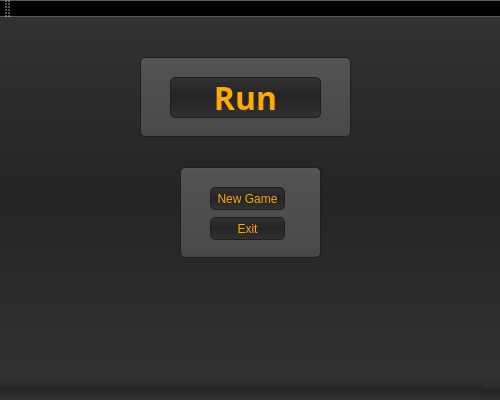
<?xml version="1.0" encoding="UTF-8"?>
<ui version="4.0">
 <class>MainWindow</class>
 <widget class="QMainWindow" name="MainWindow">
  <property name="geometry">
   <rect>
    <x>0</x>
    <y>0</y>
    <width>500</width>
    <height>400</height>
   </rect>
  </property>
  <property name="windowTitle">
   <string>MainWindow</string>
  </property>
  <property name="styleSheet">
   <string notr="true">background-color: QLinearGradient(x1:0, y1:0, x2:0, y2:1, stop:0 #323232, stop: 0.5 #242424, stop:1 #323232);</string>
  </property>
  <widget class="QWidget" name="centralWidget">
   <widget class="QGroupBox" name="mainmenuGroupBox">
    <property name="geometry">
     <rect>
      <x>180</x>
      <y>150</y>
      <width>141</width>
      <height>91</height>
     </rect>
    </property>
    <property name="styleSheet">
     <string notr="true">selection-background-color: #ffaa00;
    background-color: QLinearGradient( x1: 0, y1: 0, x2: 0, y2: 1, stop: 0 #565656, stop: 0.1 #525252, stop: 0.5 #4e4e4e, stop: 0.9 #4a4a4a, stop: 1 #464646);
    border-style: solid;
    border: 1px solid #1e1e1e;
    border-radius: 5;</string>
    </property>
    <property name="title">
     <string/>
    </property>
    <widget class="QPushButton" name="newButton">
     <property name="geometry">
      <rect>
       <x>30</x>
       <y>20</y>
       <width>75</width>
       <height>23</height>
      </rect>
     </property>
     <property name="styleSheet">
      <string notr="true">text-align: center;
spacing: 1px; /* spacing between items in the tool bar */
background-color: QLinearGradient(x1:0, y1:0, x2:0, y2:1, stop:0 #323232, stop: 0.5 #242424, stop:1 #323232);
color: rgb(255, 170, 0)</string>
     </property>
     <property name="text">
      <string>New Game</string>
     </property>
    </widget>
    <widget class="QPushButton" name="exitButton">
     <property name="geometry">
      <rect>
       <x>30</x>
       <y>50</y>
       <width>75</width>
       <height>23</height>
      </rect>
     </property>
     <property name="styleSheet">
      <string notr="true">text-align: center;
spacing: 1px; /* spacing between items in the tool bar */
background-color: QLinearGradient(x1:0, y1:0, x2:0, y2:1, stop:0 #323232, stop: 0.5 #242424, stop:1 #323232);
color: rgb(255, 170, 0)</string>
     </property>
     <property name="text">
      <string>Exit</string>
     </property>
    </widget>
   </widget>
   <widget class="QGroupBox" name="titleBox">
    <property name="geometry">
     <rect>
      <x>140</x>
      <y>40</y>
      <width>211</width>
      <height>80</height>
     </rect>
    </property>
    <property name="styleSheet">
     <string notr="true">selection-background-color: #ffaa00;
    background-color: QLinearGradient( x1: 0, y1: 0, x2: 0, y2: 1, stop: 0 #565656, stop: 0.1 #525252, stop: 0.5 #4e4e4e, stop: 0.9 #4a4a4a, stop: 1 #464646);
    border-style: solid;
    border: 1px solid #1e1e1e;
    border-radius: 5;</string>
    </property>
    <property name="title">
     <string/>
    </property>
    <widget class="QLabel" name="gameTitle">
     <property name="geometry">
      <rect>
       <x>30</x>
       <y>20</y>
       <width>151</width>
       <height>41</height>
      </rect>
     </property>
     <property name="font">
      <font>
       <family>Berlin Sans FB</family>
       <pointsize>24</pointsize>
       <weight>75</weight>
       <bold>true</bold>
      </font>
     </property>
     <property name="styleSheet">
      <string notr="true">text-align: center;
spacing: 1px; /* spacing between items in the tool bar */
background-color: QLinearGradient(x1:0, y1:0, x2:0, y2:1, stop:0 #323232, stop: 0.5 #242424, stop:1 #323232);
color: rgb(255, 170, 0)</string>
     </property>
     <property name="text">
      <string>Run</string>
     </property>
     <property name="alignment">
      <set>Qt::AlignCenter</set>
     </property>
    </widget>
   </widget>
  </widget>
  <widget class="QMenuBar" name="menuBar">
   <property name="geometry">
    <rect>
     <x>0</x>
     <y>0</y>
     <width>500</width>
     <height>21</height>
    </rect>
   </property>
  </widget>
  <widget class="QToolBar" name="mainToolBar">
   <attribute name="toolBarArea">
    <enum>TopToolBarArea</enum>
   </attribute>
   <attribute name="toolBarBreak">
    <bool>false</bool>
   </attribute>
  </widget>
  <widget class="QStatusBar" name="statusBar"/>
 </widget>
 <layoutdefault spacing="6" margin="11"/>
 <resources/>
 <connections>
  <connection>
   <sender>exitButton</sender>
   <signal>clicked()</signal>
   <receiver>MainWindow</receiver>
   <slot>close()</slot>
   <hints>
    <hint type="sourcelabel">
     <x>278</x>
     <y>243</y>
    </hint>
    <hint type="destinationlabel">
     <x>402</x>
     <y>244</y>
    </hint>
   </hints>
  </connection>
 </connections>
</ui>
